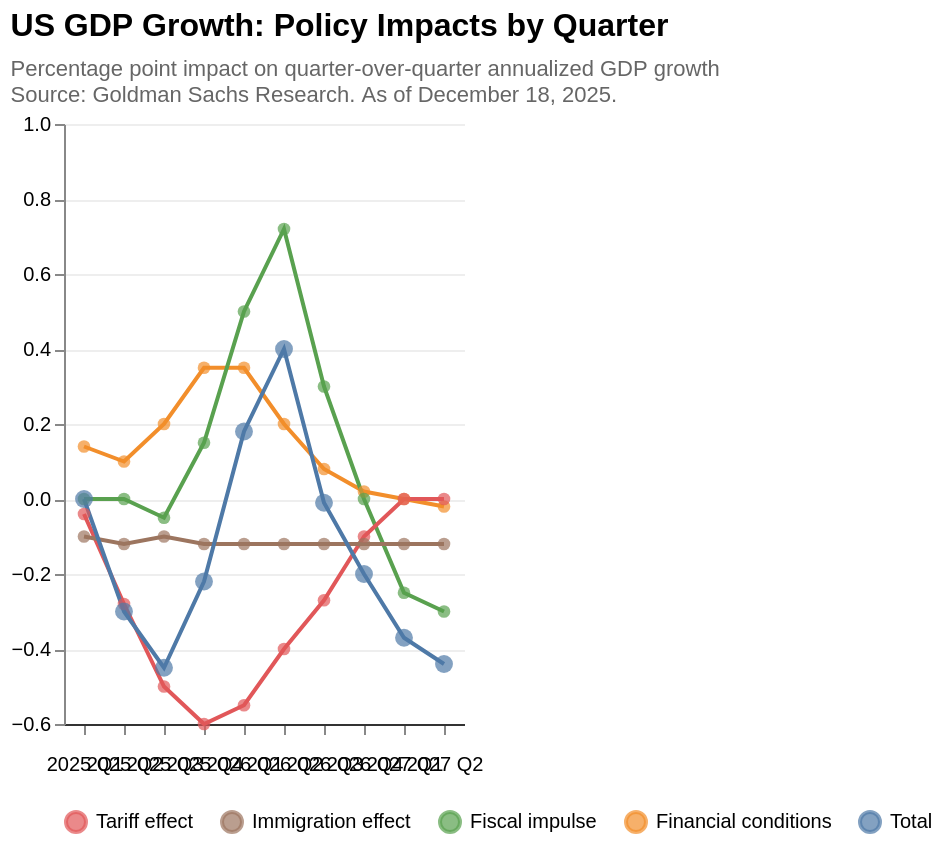

Source (Vega-Lite JSON):
### Vega-Lite specification from a JSON file in a GitHub repository (floating-point values rounded to 4 significant figures)
{"$schema": "https://vega.github.io/schema/vega-lite/v5.json", "title": {"text": "US GDP Growth: Policy Impacts by Quarter", "subtitle": ["Percentage point impact on quarter-over-quarter annualized GDP growth", "Source: Goldman Sachs Research. As of December 18, 2025."], "anchor": "start", "fontSize": 16, "fontWeight": "bold", "subtitleFontSize": 11, "subtitleColor": "#666", "subtitlePadding": 8}, "width": "container", "height": "container", "background": "white", "data": {"values": [{"order": 1, "quarter": "2025 Q1", "series": "Financial conditions", "value": 0.14}, {"order": 1, "quarter": "2025 Q1", "series": "Fiscal impulse", "value": 0.0}, {"order": 1, "quarter": "2025 Q1", "series": "Tariff effect", "value": -0.04}, {"order": 1, "quarter": "2025 Q1", "series": "Immigration effect", "value": -0.1}, {"order": 1, "quarter": "2025 Q1", "series": "Total", "value": 0.0}, {"order": 2, "quarter": "2025 Q2", "series": "Financial conditions", "value": 0.1}, {"order": 2, "quarter": "2025 Q2", "series": "Fiscal impulse", "value": 0.0}, {"order": 2, "quarter": "2025 Q2", "series": "Tariff effect", "value": -0.28}, {"order": 2, "quarter": "2025 Q2", "series": "Immigration effect", "value": -0.12}, {"order": 2, "quarter": "2025 Q2", "series": "Total", "value": -0.3}, {"order": 3, "quarter": "2025 Q3", "series": "Financial conditions", "value": 0.2}, {"order": 3, "quarter": "2025 Q3", "series": "Tariff effect", "value": -0.5}, {"order": 3, "quarter": "2025 Q3", "series": "Immigration effect", "value": -0.1}, {"order": 3, "quarter": "2025 Q3", "series": "Fiscal impulse", "value": -0.05}, {"order": 3, "quarter": "2025 Q3", "series": "Total", "value": -0.45}, {"order": 4, "quarter": "2025 Q4", "series": "Financial conditions", "value": 0.35}, {"order": 4, "quarter": "2025 Q4", "series": "Fiscal impulse", "value": 0.15}, {"order": 4, "quarter": "2025 Q4", "series": "Tariff effect", "value": -0.6}, {"order": 4, "quarter": "2025 Q4", "series": "Immigration effect", "value": -0.12}, {"order": 4, "quarter": "2025 Q4", "series": "Total", "value": -0.22}, {"order": 5, "quarter": "2026 Q1", "series": "Financial conditions", "value": 0.35}, {"order": 5, "quarter": "2026 Q1", "series": "Fiscal impulse", "value": 0.5}, {"order": 5, "quarter": "2026 Q1", "series": "Tariff effect", "value": -0.55}, {"order": 5, "quarter": "2026 Q1", "series": "Immigration effect", "value": -0.12}, {"order": 5, "quarter": "2026 Q1", "series": "Total", "value": 0.18}, {"order": 6, "quarter": "2026 Q2", "series": "Financial conditions", "value": 0.2}, {"order": 6, "quarter": "2026 Q2", "series": "Fiscal impulse", "value": 0.72}, {"order": 6, "quarter": "2026 Q2", "series": "Tariff effect", "value": -0.4}, {"order": 6, "quarter": "2026 Q2", "series": "Immigration effect", "value": -0.12}, {"order": 6, "quarter": "2026 Q2", "series": "Total", "value": 0.4}, {"order": 7, "quarter": "2026 Q3", "series": "Financial conditions", "value": 0.08}, {"order": 7, "quarter": "2026 Q3", "series": "Fiscal impulse", "value": 0.3}, {"order": 7, "quarter": "2026 Q3", "series": "Tariff effect", "value": -0.27}, {"order": 7, "quarter": "2026 Q3", "series": "Immigration effect", "value": -0.12}, {"order": 7, "quarter": "2026 Q3", "series": "Total", "value": -0.01}, {"order": 8, "quarter": "2026 Q4", "series": "Financial conditions", "value": 0.02}, {"order": 8, "quarter": "2026 Q4", "series": "Fiscal impulse", "value": 0.0}, {"order": 8, "quarter": "2026 Q4", "series": "Tariff effect", "value": -0.1}, {"order": 8, "quarter": "2026 Q4", "series": "Immigration effect", "value": -0.12}, {"order": 8, "quarter": "2026 Q4", "series": "Total", "value": -0.2}, {"order": 9, "quarter": "2027 Q1", "series": "Financial conditions", "value": 0.0}, {"order": 9, "quarter": "2027 Q1", "series": "Fiscal impulse", "value": -0.25}, {"order": 9, "quarter": "2027 Q1", "series": "Tariff effect", "value": 0.0}, {"order": 9, "quarter": "2027 Q1", "series": "Immigration effect", "value": -0.12}, {"order": 9, "quarter": "2027 Q1", "series": "Total", "value": -0.37}, {"order": 10, "quarter": "2027 Q2", "series": "Financial conditions", "value": -0.02}, {"order": 10, "quarter": "2027 Q2", "series": "Fiscal impulse", "value": -0.3}, {"order": 10, "quarter": "2027 Q2", "series": "Tariff effect", "value": 0.0}, {"order": 10, "quarter": "2027 Q2", "series": "Immigration effect", "value": -0.12}, {"order": 10, "quarter": "2027 Q2", "series": "Total", "value": -0.44}]}, "encoding": {"x": {"field": "quarter", "type": "ordinal", "sort": ["2025 Q1", "2025 Q2", "2025 Q3", "2025 Q4", "2026 Q1", "2026 Q2", "2026 Q3", "2026 Q4", "2027 Q1", "2027 Q2"], "axis": {"title": null, "labelAngle": 0, "labelFontSize": 10, "labelPadding": 10, "domain": true, "domainColor": "#333"}}}, "layer": [{"params": [{"name": "highlight", "select": {"type": "point", "fields": ["series"], "on": "pointerover", "clear": "pointerout"}}], "mark": {"type": "line", "strokeWidth": 2}, "encoding": {"y": {"field": "value", "type": "quantitative", "axis": {"title": null, "grid": true, "gridColor": "#eee", "labelFontSize": 10}, "scale": {"domain": [-0.6, 1]}}, "color": {"condition": {"param": "highlight", "field": "series", "type": "nominal", "scale": {"domain": ["Tariff effect", "Immigration effect", "Fiscal impulse", "Financial conditions", "Total"], "range": ["#e15759", "#9c755f", "#59a14f", "#f28e2b", "#4e79a7"]}, "legend": {"orient": "bottom", "direction": "horizontal", "title": null, "labelFontSize": 10, "symbolStrokeWidth": 2}}, "value": "#ddd"}, "strokeWidth": {"condition": {"test": "datum.series === 'Total'", "value": 5}, "value": 2}, "tooltip": [{"field": "series", "type": "nominal", "title": "Effect"}, {"field": "quarter", "type": "ordinal", "title": "Quarter"}, {"field": "value", "type": "quantitative", "title": "Impact (pp)", "format": ".2f"}]}}, {"mark": {"type": "point", "filled": true, "size": 40}, "encoding": {"y": {"field": "value", "type": "quantitative"}, "color": {"condition": {"param": "highlight", "field": "series", "type": "nominal", "scale": {"domain": ["Tariff effect", "Immigration effect", "Fiscal impulse", "Financial conditions", "Total"], "range": ["#e15759", "#9c755f", "#59a14f", "#f28e2b", "#4e79a7"]}}, "value": "#ddd"}, "size": {"condition": {"test": "datum.series === 'Total'", "value": 80}, "value": 40}}}], "config": {"view": {"stroke": null}, "axis": {"labelFont": "sans-serif", "titleFont": "sans-serif"}}}
